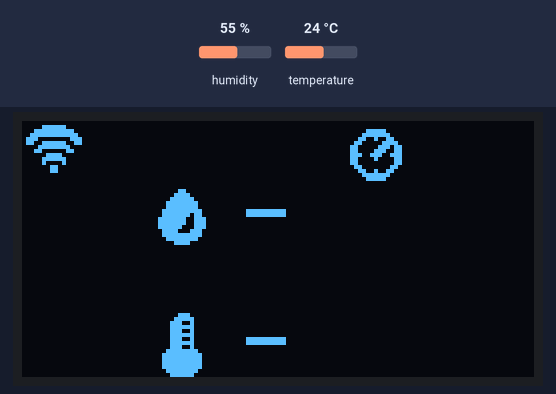
The program below on a simulated ESP8266 (Wemos D1 mini). Parts: 128×64 one-colour display. The inputs (shaded band) are chosen by the test bench; at power-on: humidity 55 %, temperature 24 °C. WiFi joins after 1.5 s; servers stay silent unless stated; the display library's start-up logo is not drawn; not simulated (calls return 0 or success): wifi_password.h; what the program prints to the serial monitor is not drawn.

Above: at 1.1 s.
At 2.8 s:
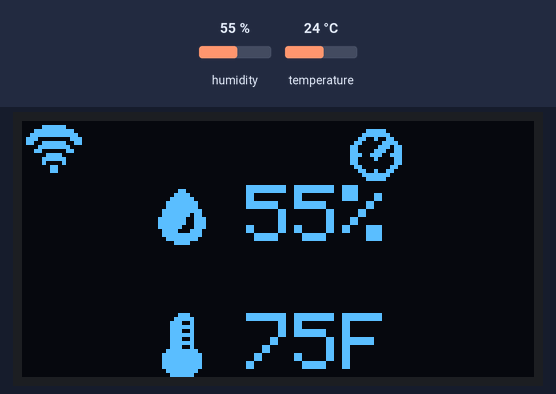
At 4.4 s:
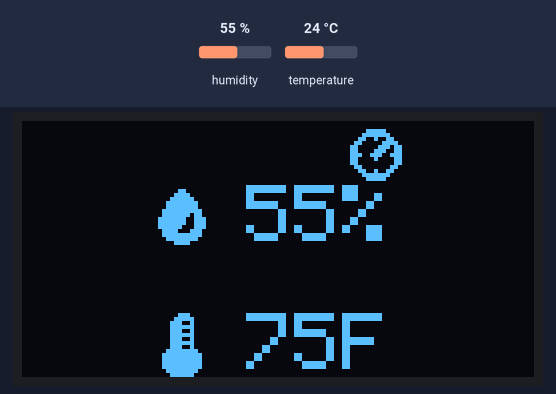

Measured:
- what the display in image 0 shows lasts 1.5 s, from 1.1 s to 2.6 s

The program:

main.cpp
```cpp
#include <Adafruit_AHTX0.h>
#include <Adafruit_GFX.h>
#include <Adafruit_SSD1306.h>
#include <ESP8266WiFi.h>
#include <WiFiUdp.h>
#include <Wire.h>

#include "iot_iconset_16x16.h"
#include "wifi_password.h"  // STASSID and STAPSK

#define SCREEN_WIDTH 128  // OLED display width, in pixels
#define SCREEN_HEIGHT 64  // OLED display height, in pixels
#define SCREEN_ADDRESS \
  0x3C  ///< See datasheet for Address; 0x3D for 128x64, 0x3C for 128x32
#define HUMIDITY_LOW_THRESHOLD 40
#define HUMIDITY_HIGH_THRESHOLD 50

IPAddress local_IP(192, 168, 86, 42);
IPAddress gateway(192, 168, 86, 1);
IPAddress subnet(255, 255, 255, 0);

const char *ssid = STASSID;
const char *password = STAPSK;

TwoWire i2c;
Adafruit_SSD1306 display(SCREEN_WIDTH, SCREEN_HEIGHT);
Adafruit_AHTX0 aht;
WiFiUDP udp;
bool humidifierOn = false;
int initialTx = 10;  // On init transmit this many times.
int temperature_C = 0;
int temperature = 0;
int humidity = 100;
int loopCount = 0;

void getTempHumidity();
void sendUDPMessage();

void displayData(bool wifi = false, bool tx = false, bool sense = false) {
  display.clearDisplay();
  display.setCursor(0, 0);
  display.setTextColor(SSD1306_WHITE);  // Draw white text
  if (wifi) {
    display.drawBitmap(0, 0, wifi1_icon16x16, 16, 16, 1);
  }
  if (initialTx > 0) {
    display.drawBitmap(80, 0, timer_icon16x16, 16, 16, 1);
  }
  if (sense) {
    display.drawBitmap(98, 0, home_icon16x16, 16, 16, 1);
  }
  if (tx) {
    display.setTextSize(1);  // Normal 1:1 pixel scale
    display.setCursor(116, 0);
    display.print("Tx");
  }
  display.setTextSize(2);
  display.drawBitmap(32, 16, humidity2_icon16x16, 16, 16, 1);
  display.setCursor(56, 16);
  if (humidity == 100) {
    display.print("-");
  } else {
    display.print(humidity);
    display.print("%");
  }
  display.drawBitmap(32, 48, temperature_icon16x16, 16, 16, 1);
  display.setCursor(56, 48);
  if (temperature == 0) {
    display.print("-");
  } else {
    display.print(temperature);
    display.print("F");
  }
  display.display();
}

void setup() {
  Serial.begin(74880);
  Serial.println("Booting");
  i2c.begin(D3, D2);
  while (!aht.begin(&i2c)) {
    Serial.println("Could not find AHT? Check wiring");
    delay(1000);
  }
  // Setup humidity sensor
  Serial.println("AHT10 or AHT20 found");

  // SSD1306_SWITCHCAPVCC = generate display voltage from 3.3V internally
  if (!display.begin(SSD1306_SWITCHCAPVCC, 0x3C)) {
    Serial.println(F("SSD1306 allocation failed"));
    for (;;)
      ;  // Don't proceed, loop forever
  }
  display.dim(true);
  display.display();
  delay(1000);

  // don't store the connection each time to save wear on the flash
  WiFi.persistent(false);
  WiFi.mode(WIFI_STA);
  WiFi.config(local_IP, gateway, subnet);
  displayData(true, false);
  WiFi.begin(ssid, password);
  while (WiFi.waitForConnectResult() != WL_CONNECTED) {
    Serial.println("Connection Failed! Rebooting...");
    delay(5000);
    ESP.restart();
  }

  WiFi.mode(WIFI_OFF);
  WiFi.forceSleepBegin();
  displayData(false, false);
}

void getTempHumidity() {
  sensors_event_t humidity_sensor, temp_sensor;
  // populate temp and humidity objects with fresh data
  if (!aht.getEvent(&humidity_sensor, &temp_sensor)) {
    Serial.println("Error getting humidity/temperature");
    Serial.println(aht.getStatus());
    return;
  }
  temperature_C = int(temp_sensor.temperature);
  temperature = int(temperature_C * 9 / 5 + 32);
  humidity = int(humidity_sensor.relative_humidity);
  Serial.print("Temperature: ");
  Serial.print(temperature);
  Serial.println(" degrees F");
  Serial.print("Humidity: ");
  Serial.print(humidity);
  Serial.println("% rH");
}

void sendUDPMessage() {
  if (udp.beginPacketMulticast(IPAddress(239, 0, 10, 1), 10000, WiFi.localIP(),
                               5) != 1) {
    Serial.println("Error udp.beginPacketMulticast()");
    return;
  }
  String msg = "{ \"id\": \"1\", \"epoch\": \"" + String(millis() / 1000) +
               "\", \"type\": \"humidity\", \"data\": \"" + humidity + "\"}";

  // Temp: " + String(temp.temperature) + " Humidity: " +
  // humidity.relative_humidity + "\r\n";
  udp.write(msg.c_str(), msg.length());
  if (udp.endPacket() != 1) {
    Serial.println("Error udp.endPacket()");
    return;
  }

  if (udp.beginPacketMulticast(IPAddress(239, 0, 10, 1), 10000, WiFi.localIP(),
                               5) != 1) {
    Serial.println("Error udp.beginPacketMulticast()");
    return;
  }
  msg = "{ \"id\": \"1\", \"epoch\": \"" + String(millis() / 1000) +
        "\", \"type\": \"temperature\", \"data\": \"" + temperature_C + "\"}";

  udp.write(msg.c_str(), msg.length());
  if (udp.endPacket() != 1) {
    Serial.println("Error udp.endPacket()");
    return;
  }
}

bool shouldSendMessage() {
  loopCount++;
  if (initialTx > 0) {
    --initialTx;
    return true;
  }
  if (loopCount > 20) {
    loopCount = 0;
    return true;
  }
  if (humidity < HUMIDITY_LOW_THRESHOLD) {
    humidifierOn = true;
    return true;
  } else if (humidity > HUMIDITY_HIGH_THRESHOLD) {
    humidifierOn = false;
    // send few more times to make sure control server
    // gets the message
    initialTx = 5;
    return true;
  } else {
    return humidifierOn;
  }
}

void loop() {
  displayData(false, false, true);
  getTempHumidity();
  displayData(false, false, false);
  if (shouldSendMessage()) {
    WiFi.mode(WIFI_STA);
    displayData(true, false);
    WiFi.reconnect();
    Serial.println("Wokeup");
    while (WiFi.status() != WL_CONNECTED) {
      delay(500);
      Serial.print(".");
    }
    displayData(true, true);
    sendUDPMessage();
    displayData(true, false);
    WiFi.mode(WIFI_OFF);
    WiFi.forceSleepBegin();
    displayData(false, false);
  }
  delay(60 * 1000);
}
```

iot_iconset_16x16.h
```cpp
// (licence header left out)
#ifndef __icon_set_H__
#define __icon_set_H__

unsigned char home_icon16x16[] = {
    0b00000111, 0b11100000,  //      ######
    0b00001111, 0b11110000,  //     ########
    0b00011111, 0b11111000,  //    ##########
    0b00111111, 0b11111100,  //   ############
    0b01111111, 0b11111110,  //  ##############
    0b11111111, 0b11111111,  // ################
    0b11000000, 0b00000011,  // ##            ##
    0b11000000, 0b00000011,  // ##            ##
    0b11000000, 0b00000011,  // ##            ##
    0b11001111, 0b11110011,  // ##  ########  ##
    0b11001111, 0b11110011,  // ##  ########  ##
    0b11001100, 0b00110011,  // ##  ##    ##  ##
    0b11001100, 0b00110011,  // ##  ##    ##  ##
    0b11001100, 0b00110011,  // ##  ##    ##  ##
    0b11111100, 0b00111111,  // ######    ######
    0b11111100, 0b00111111,  // ######    ######
};

unsigned char wifi1_icon16x16[] = {
    0b00000000, 0b00000000,  //
    0b00000111, 0b11100000,  //      ######
    0b00011111, 0b11111000,  //    ##########
    0b00111111, 0b11111100,  //   ############
    0b01110000, 0b00001110,  //  ###        ###
    0b01100111, 0b11100110,  //  ##  ######  ##
    0b00001111, 0b11110000,  //     ########
    0b00011000, 0b00011000,  //    ##      ##
    0b00000011, 0b11000000,  //       ####
    0b00000111, 0b11100000,  //      ######
    0b00000100, 0b00100000,  //      #    #
    0b00000001, 0b10000000,  //        ##
    0b00000001, 0b10000000,  //        ##
    0b00000000, 0b00000000,  //
    0b00000000, 0b00000000,  //
    0b00000000, 0b00000000,  //
};

unsigned char humidity2_icon16x16[] = {
    0b00000000, 0b00000000,  //
    0b00000001, 0b10000000,  //        ##
    0b00000011, 0b11000000,  //       ####
    0b00000111, 0b11100000,  //      ######
    0b00001111, 0b11110000,  //     ########
    0b00001111, 0b11110000,  //     ########
    0b00011111, 0b11111000,  //    ##########
    0b00011111, 0b11011000,  //    ####### ##
    0b00111111, 0b10011100,  //   #######  ###
    0b00111111, 0b10011100,  //   #######  ###
    0b00111111, 0b00011100,  //   ######   ###
    0b00011110, 0b00111000,  //    ####   ###
    0b00011111, 0b11111000,  //    ##########
    0b00001111, 0b11110000,  //     ########
    0b00000011, 0b11000000,  //       ####
    0b00000000, 0b00000000,  //
};

unsigned char temperature_icon16x16[] = {
    0b00000001, 0b11000000,  //        ###
    0b00000011, 0b11100000,  //       #####
    0b00000111, 0b00100000,  //      ###  #
    0b00000111, 0b11100000,  //      ######
    0b00000111, 0b00100000,  //      ###  #
    0b00000111, 0b11100000,  //      ######
    0b00000111, 0b00100000,  //      ###  #
    0b00000111, 0b11100000,  //      ######
    0b00000111, 0b00100000,  //      ###  #
    0b00001111, 0b11110000,  //     ########
    0b00011111, 0b11111000,  //    ##########
    0b00011111, 0b11111000,  //    ##########
    0b00011111, 0b11111000,  //    ##########
    0b00011111, 0b11111000,  //    ##########
    0b00001111, 0b11110000,  //     ########
    0b00000111, 0b11100000,  //      ######
};

unsigned char timer_icon16x16[] = {
    0b00000000, 0b00000000,  //
    0b00000000, 0b00000000,  //
    0b00000011, 0b11100000,  //       #####
    0b00000111, 0b11110000,  //      #######
    0b00001100, 0b10011000,  //     ##  #  ##
    0b00011000, 0b00111100,  //    ##     ####
    0b00110000, 0b01110110,  //   ##     ### ##
    0b00110000, 0b11100110,  //   ##    ###  ##
    0b00111001, 0b11001110,  //   ###  ###  ###
    0b00110000, 0b10000110,  //   ##    #    ##
    0b00110000, 0b00000110,  //   ##         ##
    0b00011000, 0b00001100,  //    ##       ##
    0b00001100, 0b10011000,  //     ##  #  ##
    0b00000111, 0b11110000,  //      #######
    0b00000011, 0b11100000,  //       #####
    0b00000000, 0b00000000,  //
};

#endif
```
